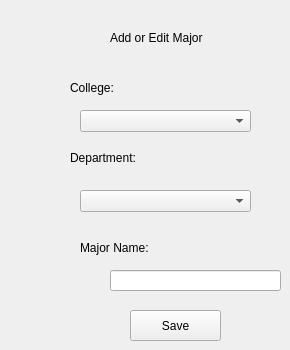
      <widget class="QWidget" name="page_3">
       <widget class="QLabel" name="label_32">
        <property name="geometry">
         <rect>
          <x>110</x>
          <y>30</y>
          <width>141</width>
          <height>16</height>
         </rect>
        </property>
        <property name="text">
         <string>Add or Edit Major</string>
        </property>
       </widget>
       <widget class="QLabel" name="label_33">
        <property name="geometry">
         <rect>
          <x>70</x>
          <y>80</y>
          <width>71</width>
          <height>16</height>
         </rect>
        </property>
        <property name="text">
         <string>College:</string>
        </property>
       </widget>
       <widget class="QComboBox" name="comboBox_14">
        <property name="geometry">
         <rect>
          <x>80</x>
          <y>110</y>
          <width>171</width>
          <height>22</height>
         </rect>
        </property>
       </widget>
       <widget class="QLabel" name="label_34">
        <property name="geometry">
         <rect>
          <x>70</x>
          <y>150</y>
          <width>91</width>
          <height>16</height>
         </rect>
        </property>
        <property name="text">
         <string>Department:</string>
        </property>
       </widget>
       <widget class="QComboBox" name="comboBox_15">
        <property name="geometry">
         <rect>
          <x>80</x>
          <y>190</y>
          <width>171</width>
          <height>22</height>
         </rect>
        </property>
       </widget>
       <widget class="QLabel" name="label_35">
        <property name="geometry">
         <rect>
          <x>80</x>
          <y>240</y>
          <width>111</width>
          <height>16</height>
         </rect>
        </property>
        <property name="text">
         <string>Major Name:</string>
        </property>
       </widget>
       <widget class="QPushButton" name="pushButton_21">
        <property name="geometry">
         <rect>
          <x>130</x>
          <y>310</y>
          <width>91</width>
          <height>31</height>
         </rect>
        </property>
        <property name="text">
         <string>Save</string>
        </property>
       </widget>
       <widget class="QLineEdit" name="lineEdit_3">
        <property name="geometry">
         <rect>
          <x>110</x>
          <y>270</y>
          <width>171</width>
          <height>21</height>
         </rect>
        </property>
       </widget>
      </widget>
